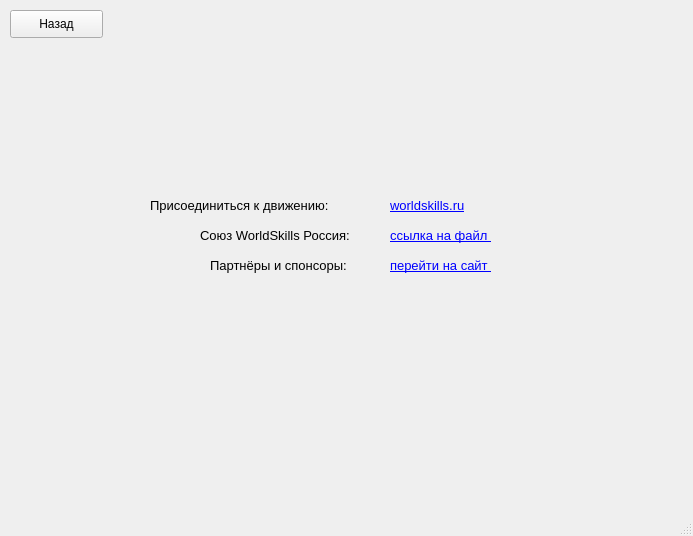
<?xml version="1.0" encoding="UTF-8"?>
<ui version="4.0">
 <class>AboutWSRussia</class>
 <widget class="QMainWindow" name="AboutWSRussia">
  <property name="geometry">
   <rect>
    <x>0</x>
    <y>0</y>
    <width>693</width>
    <height>536</height>
   </rect>
  </property>
  <property name="windowTitle">
   <string>MainWindow</string>
  </property>
  <widget class="QWidget" name="centralwidget">
   <widget class="QLabel" name="label">
    <property name="geometry">
     <rect>
      <x>150</x>
      <y>190</y>
      <width>241</width>
      <height>31</height>
     </rect>
    </property>
    <property name="font">
     <font>
      <pointsize>10</pointsize>
     </font>
    </property>
    <property name="text">
     <string>Присоединиться к движению:</string>
    </property>
   </widget>
   <widget class="QLabel" name="label_3">
    <property name="geometry">
     <rect>
      <x>200</x>
      <y>220</y>
      <width>191</width>
      <height>31</height>
     </rect>
    </property>
    <property name="font">
     <font>
      <pointsize>10</pointsize>
     </font>
    </property>
    <property name="text">
     <string>Союз WorldSkills Россия:</string>
    </property>
   </widget>
   <widget class="QLabel" name="label_4">
    <property name="geometry">
     <rect>
      <x>390</x>
      <y>220</y>
      <width>261</width>
      <height>31</height>
     </rect>
    </property>
    <property name="font">
     <font>
      <pointsize>10</pointsize>
     </font>
    </property>
    <property name="text">
     <string>&lt;a href = &quot;https://yadi.sk/i/19hVyJyEQRJ8cA&quot;&gt; ссылка на файл &lt;/a&gt;</string>
    </property>
   </widget>
   <widget class="QLabel" name="label_5">
    <property name="geometry">
     <rect>
      <x>210</x>
      <y>250</y>
      <width>181</width>
      <height>31</height>
     </rect>
    </property>
    <property name="font">
     <font>
      <pointsize>10</pointsize>
     </font>
    </property>
    <property name="text">
     <string>Партнёры и спонсоры:</string>
    </property>
   </widget>
   <widget class="QLabel" name="label_6">
    <property name="geometry">
     <rect>
      <x>390</x>
      <y>250</y>
      <width>141</width>
      <height>31</height>
     </rect>
    </property>
    <property name="font">
     <font>
      <pointsize>10</pointsize>
     </font>
    </property>
    <property name="text">
     <string>&lt;a href = &quot;https://worldskills.ru/partneryi-i-sponsoryi.html&quot;&gt; перейти на сайт &lt;/a&gt;</string>
    </property>
   </widget>
   <widget class="QPushButton" name="BackButton">
    <property name="geometry">
     <rect>
      <x>10</x>
      <y>10</y>
      <width>93</width>
      <height>28</height>
     </rect>
    </property>
    <property name="text">
     <string>Назад</string>
    </property>
   </widget>
   <widget class="QLabel" name="label_2">
    <property name="geometry">
     <rect>
      <x>390</x>
      <y>190</y>
      <width>141</width>
      <height>31</height>
     </rect>
    </property>
    <property name="font">
     <font>
      <pointsize>10</pointsize>
     </font>
    </property>
    <property name="text">
     <string>&lt;a href = &quot;https://worldskills.ru/&quot;&gt; worldskills.ru&lt;/a&gt;</string>
    </property>
   </widget>
  </widget>
  <widget class="QMenuBar" name="menubar">
   <property name="geometry">
    <rect>
     <x>0</x>
     <y>0</y>
     <width>693</width>
     <height>26</height>
    </rect>
   </property>
  </widget>
  <widget class="QStatusBar" name="statusbar"/>
 </widget>
 <resources/>
 <connections/>
</ui>
